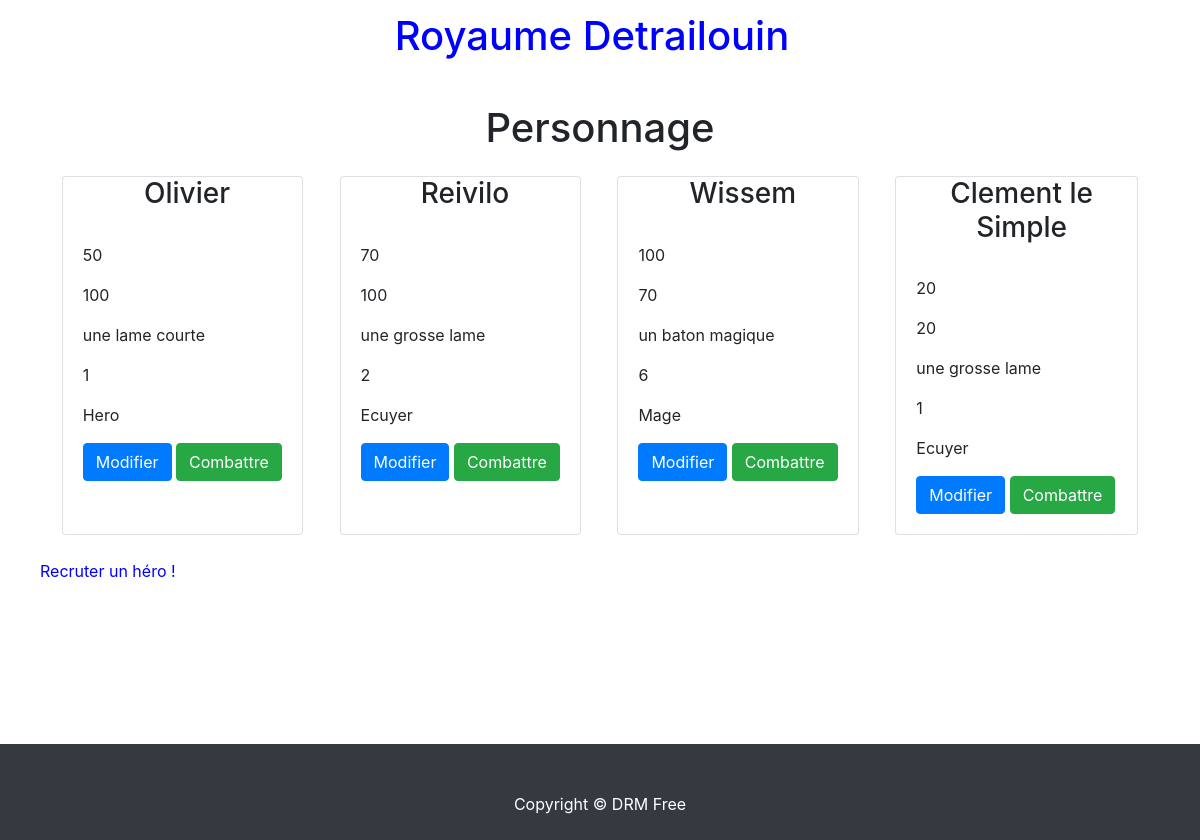
The page / on the database its author committed.
### tables this page shows
CREATE TABLE `Characters` (
  `idChara` int(11) NOT NULL AUTO_INCREMENT,
  `nameChara` varchar(255) NOT NULL,
  `health` int(10) NOT NULL,
  `mana` int(10) NOT NULL,
  `lvl` int(10) NOT NULL,
  `damage` int(11) NOT NULL,
  `weapon_id` int(11) NOT NULL,
  `job_id` int(11) NOT NULL,
  PRIMARY KEY (`idChara`),
  KEY `weapon_id` (`weapon_id`),
  KEY `job_id` (`job_id`),
  CONSTRAINT `Characters_ibfk_2` FOREIGN KEY (`weapon_id`) REFERENCES `Weapon` (`idWeapon`),
  CONSTRAINT `Characters_ibfk_3` FOREIGN KEY (`job_id`) REFERENCES `Job` (`idJob`)
);

CREATE TABLE `Weapon` (
  `idWeapon` int(11) NOT NULL AUTO_INCREMENT,
  `nameWeapon` varchar(255) NOT NULL,
  `damageWeapon` int(4) NOT NULL,
  PRIMARY KEY (`idWeapon`)
);

CREATE TABLE `Job` (
  `idJob` int(11) NOT NULL AUTO_INCREMENT,
  `nameJob` varchar(255) NOT NULL,
  PRIMARY KEY (`idJob`)
);

### sqlRequete/read.php (called while the page is built)
<?php
    $dbhost = "localhost";
    $dbname = "pooCharacters";
    $dbusername = "root";
    $dbpassword = "0000";
    $link = new PDO("mysql:host=$dbhost;dbname=$dbname", $dbusername, $dbpassword);
    $requete = $link->query("SELECT * FROM Characters JOIN Job ON Characters.job_id = Job.idJob JOIN Weapon ON Characters.weapon_id = Weapon.idWeapon");
    $requete->execute();
    $donnees = $requete->fetchAll(PDO::FETCH_ASSOC);

### classes/Character.php (called while the page is built, shortened)
<?php
class Character implements CombatZone
{
    protected $name;
    public $health;
    protected $mana;
    protected $weapon;
    protected $lvl;
    protected $job;
	public function getName(): ?string {
		return $this->name;
	}
	public function setName( $name) {
        $this->name = $name;
	}
	public function getMana(): ?int {
		return $this->mana;
	}
	public function setMana( $mana) {
		$this->mana = $mana;
	}
	public function getHealth(): ?int {
		return $this->health;
	}
	public function setHealth( $health) {
        $this->health = $health;
	}
	public function getWeapon(): ?string {
		return $this->weapon;
    }
	public function setWeapon( $weapon) {
		$this->weapon = $weapon;
	}
	public function getLvl(): ?int {
		return $this->lvl;
	}
	public function setLvl( $lvl) {
		$this->lvl = $lvl;
	}
    public function getJob(): ?string {
		return $this->job;
	}
	public function setJob($job) {
		$this->job = $job;
    }
}

### index.php (the view, shortened to what this page needs)
<?php
require_once('./sqlRequete/read.php');
include('./header.php');
?>
<div class="container">
    <h1 class="my-4 title">Personnage</h1>
  <div class="row">
    <div class="element-perso">
    <?php foreach ($donnees as $key => $value): ?>
    <?php $personnage = new Character($value["nameChara"], $value["health"], $value["mana"], $value["nameWeapon"], $value["damageWeapon"],$value["lvl"], $value["nameJob"], $value["damage"]); ?>
        <div class="card mb-4 perso-style">
          <h3 class="card-title"> <?= $personnage->getName() ?> </h3>
          <div class="card-body">
            <p class="card-text"> <?= $personnage->getHealth() ?> </p>
            <p class="card-text"> <?= $personnage->getMana() ?> </p>
            <p class="card-text"> <?= $personnage->getWeapon() ?> </p>
            <p class="card-text"> <?= $personnage->getlvl() ?> </p>
            <p class="card-text"> <?= $personnage->getJob() ?> </p>
            <a href="./modifier.php?idChara=<?= $value['idChara'] ?>" class="btn btn-primary">Modifier</a>
            <a href="./combat.php?idChara=<?= $value['idChara'] ?>" class="btn btn-success">Combattre</a>
          </div>
        </div>
      <?php endforeach ?>
    </div>
  </div>
  <div>
    <a href="./creation.php">Recruter un héro !<a>
  </div>
</div>
<?php include('./footer.php') ?>

### header.php (shortened to what this page needs)
<!DOCTYPE html>
<html lang="en">
<head>
  <link href="vendor/bootstrap/css/bootstrap.min.css" rel="stylesheet">
  <link href="css/styles.css" rel="stylesheet">
</head>
<body>
    <header>
        <div>
            <a class="navbar-brand" href="/index.php"><h1>Royaume Detrailouin</h1></a>
        </div>
    </header>
 <main>

### footer.php (shortened to what this page needs)
</main>
<footer class="py-5 bg-dark">
    <div class="container">
      <p class="m-0 text-center text-white">Copyright &copy; DRM Free</p>
    </div>
  </footer>
</body>
</html>

### css/styles.css (style rules this page uses)
body { height: 88vh; padding: 0; }
header { height: 10vh; display: flex; align-items: center; justify-content: center; }
main { height: 80vh; }
footer { height: 10vh; }
.element-perso { display: flex; flex-wrap: wrap; justify-content: space-evenly; }
.container { padding-right: 10px!important; padding-left: 10px!important; }
.row { display: flex; justify-content: center; flex-direction: column; }
h3 { padding-left: 4%!important; text-align: center; }
.title { width: 100%; display: flex; justify-content: center; }
a { color: blue; text-decoration:none; }

### rows shown on the page
characters: nameChara "Olivier", mana "50", health "100", weapon.nameWeapon "une lame courte", lvl "1", job.nameJob "Hero"
characters: nameChara "Reivilo", mana "70", health "100", weapon.nameWeapon "une grosse lame", lvl "2", job.nameJob "Ecuyer"
characters: nameChara "Wissem", mana "100", health "70", weapon.nameWeapon "un baton magique", lvl "6", job.nameJob "Mage"
characters: nameChara "Clement le Simple", health "20", mana "20", weapon.nameWeapon "une grosse lame", lvl "1", job.nameJob "Ecuyer"
